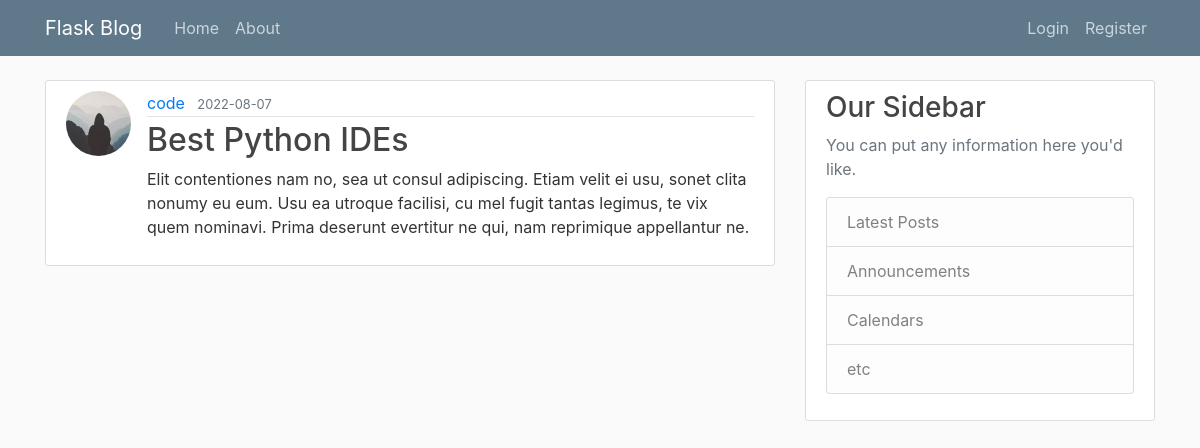
The page /post/5 on the database its author committed.
### flaskblog/models.py (models this page shows, shortened)
class User(db.Model, UserMixin):
    id = db.Column(db.Integer, primary_key=True)
    username = db.Column(db.String(20), unique=True, nullable=False)
    email = db.Column(db.String(120), unique=True, nullable=False)
    image_file = db.Column(
        db.String(20), nullable=False, default='default.jpg')
    password = db.Column(db.String(60), nullable=False)
    posts = db.relationship('Post', backref='author', lazy=True)

class Post(db.Model):
    id = db.Column(db.Integer, primary_key=True)
    title = db.Column(db.String(100), nullable=False)
    date_posted = db.Column(
        db.DateTime, nullable=False, default=datetime.utcnow)
    content = db.Column(db.Text, nullable=False)
    user_id = db.Column(db.Integer, db.ForeignKey('user.id'), nullable=False)

### flaskblog/routes.py (the view)
@app.route('/post/<int:post_id>', methods=['GET', 'POST'])
def post(post_id):
    post = Post.query.get_or_404(post_id)
    return render_template('post.html', title=post.title, post=post)

### flaskblog/templates/post.html (shortened to what this page needs)
{% extends "base.html" %}
{% block content %}
<article class="media content-section">
    <img src="{{ url_for('static', filename='profile_pics/' + post.author.image_file) }}" alt="Picture"
        class="rounded-circle article-img">
    <div class="media-body">
        <div class="article-metadata">
            <a class="mr-2" href="#">{{ post.author.username }}</a>
            <small class="text-muted">{{ post.date_posted.strftime('%Y-%m-%d') }}</small>
        </div>
        <h2 class="article-title">{{ post.title }}</h2>
        <p class="article-content">{{ post.content }}</p>
    </div>
</article>
{% endblock %}

### flaskblog/static/main.css (style rules this page uses)
body { background: #fafafa; color: #333333; margin-top: 5rem; }
h1, h2, h3, h4, h5, h6 { color: #444444; }
.content-section { background: #ffffff; padding: 10px 20px; border: 1px solid #dddddd; border-radius: 3px; margin-bottom: 20px; }
.article-title { color: #444444; }
.article-content { white-space: pre-line; }
.article-img { height: 65px; width: 65px; margin-right: 16px; }
.article-metadata { padding-bottom: 1px; margin-bottom: 4px; border-bottom: 1px solid #e3e3e3 }

### rows shown on the page
User: image_file (placeholder picture), author.username "code"
Post: date_posted "2022-08-07", title "Best Python IDEs", content "Elit contentiones nam no, sea ut consul adipiscing. Etiam velit ei usu, sonet clita nonumy eu eum. Usu ea utroque facilisi, cu mel fugit tantas legimus, te vix quem nominavi. Prima deserunt evertitur ne qui, nam reprimique appellantur ne."
